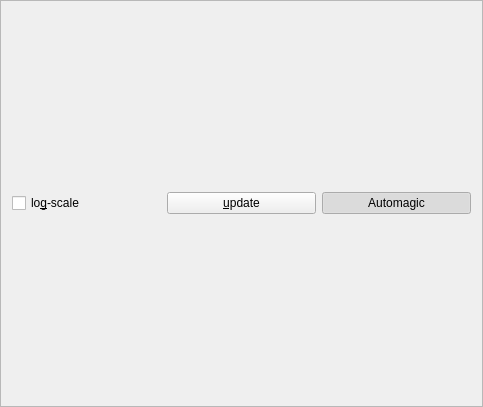
<?xml version="1.0" encoding="UTF-8"?>
<ui version="4.0">
 <class>SimplePlotWindow</class>
 <widget class="QFrame" name="SimplePlotWindow">
  <property name="geometry">
   <rect>
    <x>0</x>
    <y>0</y>
    <width>483</width>
    <height>407</height>
   </rect>
  </property>
  <property name="windowTitle">
   <string>Frame</string>
  </property>
  <property name="frameShape">
   <enum>QFrame::StyledPanel</enum>
  </property>
  <property name="frameShadow">
   <enum>QFrame::Raised</enum>
  </property>
  <layout class="QVBoxLayout" name="verticalLayout_2">
   <item>
    <layout class="QVBoxLayout" name="layout">
     <item>
      <layout class="QHBoxLayout" name="horizontalLayout">
       <item>
        <widget class="QCheckBox" name="logscale">
         <property name="text">
          <string>lo&amp;g-scale</string>
         </property>
        </widget>
       </item>
       <item>
        <widget class="QPushButton" name="updateButton">
         <property name="text">
          <string>&amp;update</string>
         </property>
        </widget>
       </item>
       <item>
        <widget class="QPushButton" name="wantAutomaticUpdate">
         <property name="text">
          <string>Automagic</string>
         </property>
         <property name="checkable">
          <bool>true</bool>
         </property>
         <property name="checked">
          <bool>true</bool>
         </property>
        </widget>
       </item>
      </layout>
     </item>
    </layout>
   </item>
  </layout>
 </widget>
 <resources/>
 <connections>
  <connection>
   <sender>logscale</sender>
   <signal>toggled(bool)</signal>
   <receiver>updateButton</receiver>
   <slot>click()</slot>
   <hints>
    <hint type="sourcelabel">
     <x>62</x>
     <y>156</y>
    </hint>
    <hint type="destinationlabel">
     <x>240</x>
     <y>151</y>
    </hint>
   </hints>
  </connection>
 </connections>
</ui>
